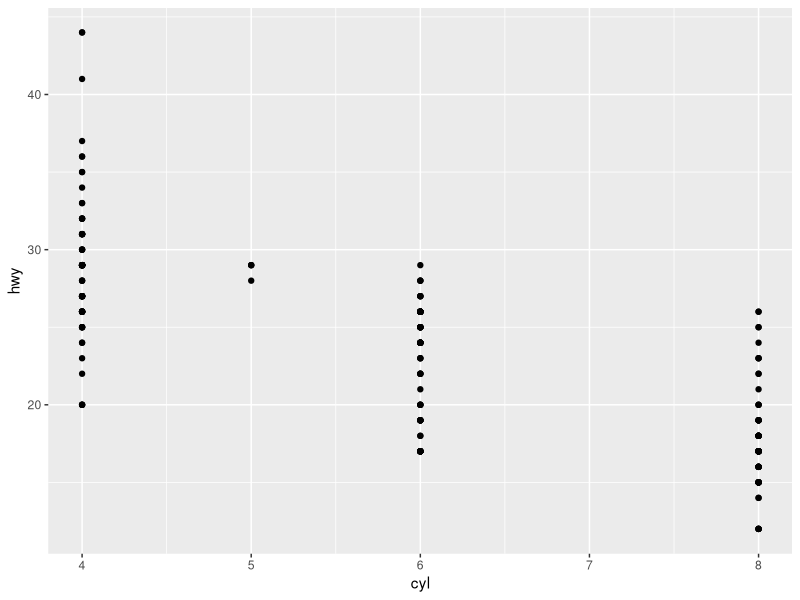

Reproduce this figure in R. (Note: this script raises an error after producing the figure.)
install.packages("tidyverse")
install.packages("ggplot2")
library("tidyverse")
library(ggplot2)
install.packages("dplyr")
library("dplyr")

install.packages("lubridate")
library("lubridate")

ggplot(data = mpg) +
  geom_point(mapping = aes(x = cyl, y=hwy))

flights_airtime <- mutate(flights, 
                          arr_time2 = (arr_time %/% 100 * 60 + arr_time %% 100) %% 1440,
                          dep_time2 = (dep_time %/% 100 * 60 + dep_time %% 100) %% 1440,
                          air_time_diff = air_time - arr_time2 + dep_time2)

flights_times <- mutate(flights, 
      dep_time_mins = (dep_time %/% 100 * 60 + dep_time %% 100) %% 1440,
      sched_dep_time_mins = (sched_dep_time %/% 100 *60 + 
      sched_dep_time %%100)) %% 1440

flights_airtime <- mutate(flights, 
arr_time2 = (arr_time %/% 100 * 60 + arr_time %% 100) %% 1440,
dep_time2 = (dep_time %/% 100 * 60 + dep_time %% 100) %% 1440,
air_time_diff = air_time - arr_time2 + dep_time2)